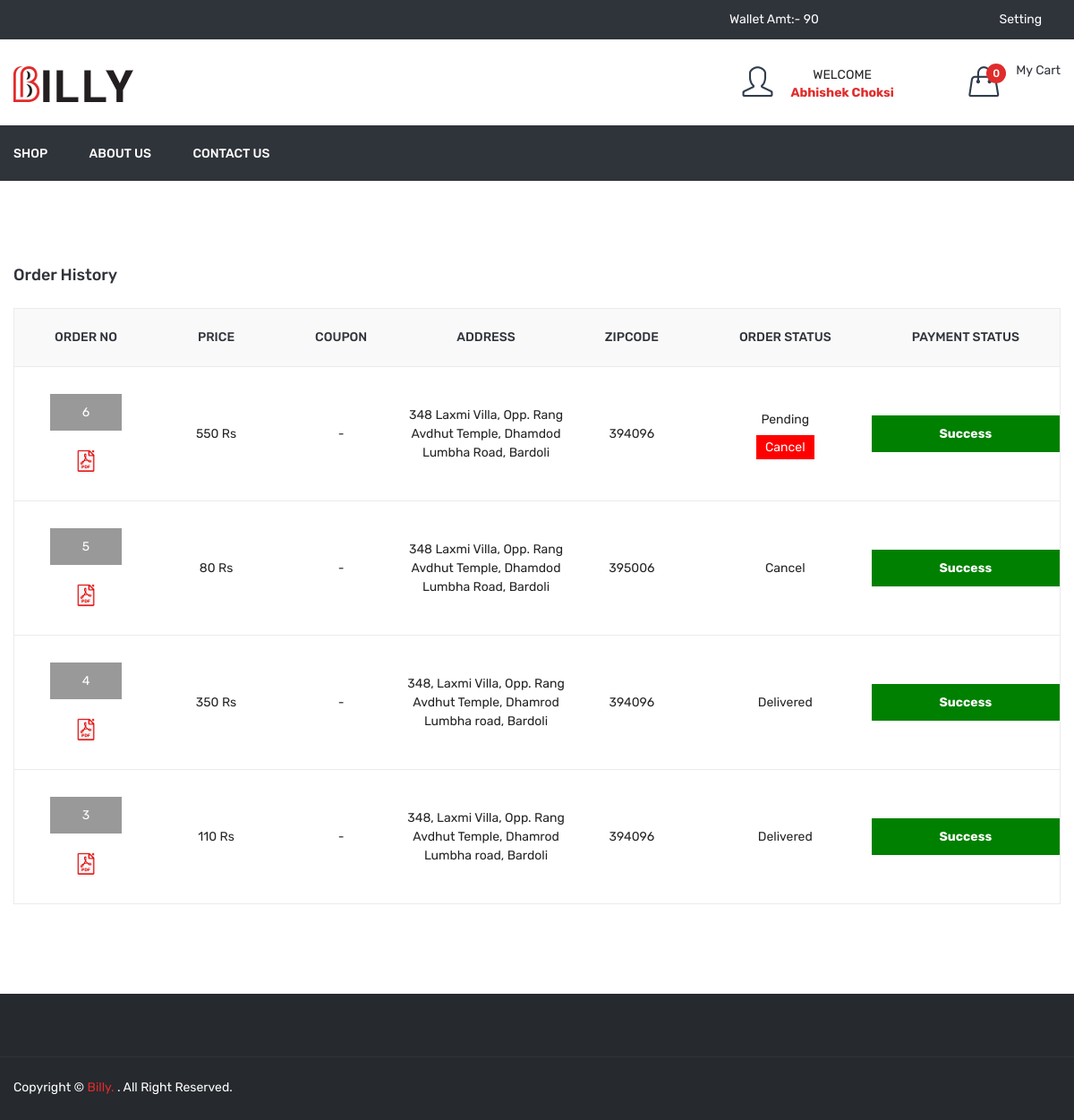
Page /order_history.php (signed in) on the earlier database version.
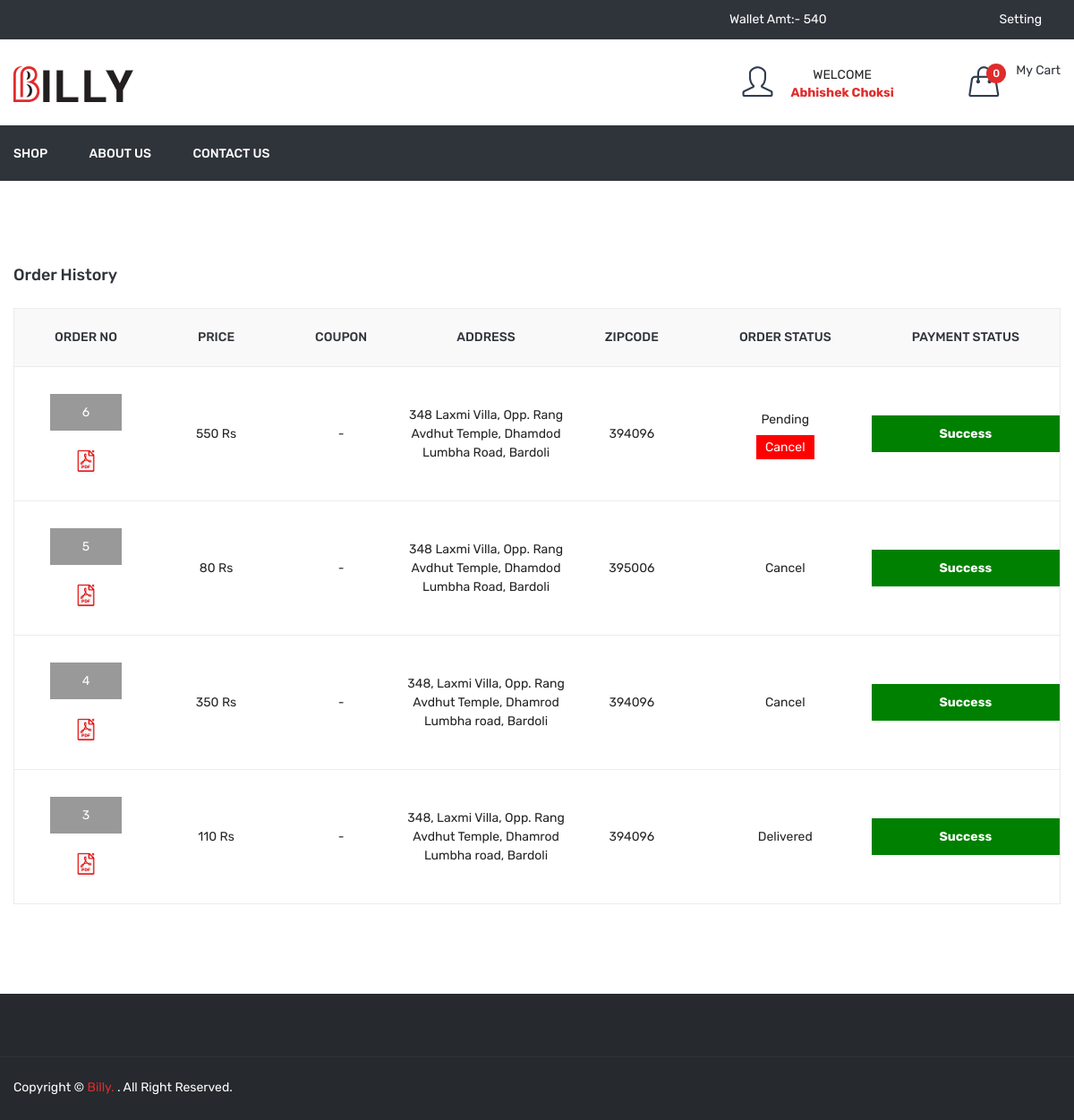
Same page on the later database version.
### tables this page shows
CREATE TABLE IF NOT EXISTS `order_master` (
  `id` int NOT NULL AUTO_INCREMENT,
  `user_id` int NOT NULL,
  `name` varchar(50) NOT NULL,
  `email` varchar(50) NOT NULL,
  `mobile` varchar(50) NOT NULL,
  `address` text NOT NULL,
  `total_price` float NOT NULL,
  `final_price` float NOT NULL,
  `coupon_code` varchar(20) NOT NULL,
  `zipcode` int NOT NULL,
  `delivery_boy_id` int NOT NULL,
  `payment_status` varchar(20) NOT NULL,
  `payment_type` varchar(10) NOT NULL,
  `payment_id` varchar(100) NOT NULL,
  `order_status` int NOT NULL,
  `cancel_by` enum('user','admin') NOT NULL,
  `cancel_at` datetime NOT NULL,
  `added_on` datetime NOT NULL,
  `delivered_on` datetime NOT NULL,
  `refund_status` int NOT NULL,
  PRIMARY KEY (`id`)
);

CREATE TABLE IF NOT EXISTS `order_status` (
  `id` int NOT NULL AUTO_INCREMENT,
  `order_status` varchar(50) NOT NULL,
  PRIMARY KEY (`id`)
);

### function.inc.php (called while the page is built, shortened)
<?php
function getWalletAmt($uid)
{
  global $con;
  $sql = "select * from wallet where user_id='$uid'";
  $res = mysqli_query($con, $sql);
  $in = 0;
  $out = 0;
  while ($row = mysqli_fetch_assoc($res)) {
    if ($row['type'] == 'in') {
      $in = $in + $row['amt'];
    }
    if ($row['type'] == 'out') {
      $out = $out + $row['amt'];
    }
  }
  return $in - $out;
}
?>

### order_history.php (the view, shortened to what the changed rows need)
<?php
include("header.php");
$uid = $_SESSION['FOOD_USER_ID'];
$sql = "select order_master.*,order_status.order_status as order_status_str from order_master,order_status where order_master.order_status=order_status.id and order_master.user_id='$uid' order by order_master.id desc";
$res = mysqli_query($con, $sql);
?>
<div class="cart-main-area pt-95 pb-100">
	<div class="container">
		<div class="row">
			<div class="col-lg-12 col-md-12 col-sm-12 col-12">
				<form method="post">
					<div class="table-content table-responsive">
						<table>
							<thead>
								<tr>
									<th>Order No</th>
									<th>Price</th>
									<th>Coupon</th>
									<th>Address</th>
									<th>Zipcode</th>
									<th>Order Status</th>
									<th>Payment Status</th>
								</tr>
							</thead>
							<tbody>
								<?php if (mysqli_num_rows($res) > 0) {
									while ($row = mysqli_fetch_assoc($res)) {
								?>
										<tr>
											<td>
												<div class="div_order_id">
													<a href="<?php echo FRONT_SITE_PATH ?>order_detail.php?id=<?php echo $row['id'] ?>"><?php echo $row['id'] ?></a>
												</div><br />
												<a href="<?php echo FRONT_SITE_PATH ?>download_invoice?id=<?php echo $row['id'] ?>"><img src='<?php echo FRONT_SITE_PATH ?>assets/img/icon-img/pdf.png' width="20px" title="Download Invoice" /></a>
											</td style="font-size:14px;">
											<td><?php echo $row['total_price'] ?> Rs
											</td>
											<td><?php
												if ($row['coupon_code'] != '') {
												?>
													Coupon Code:- <?php echo $row['coupon_code'] ?><br />
													Final Price:- <?php echo $row['final_price'] ?> Rs
												<?php } else {
													echo "-";
												} ?>
											</td>
											<td><?php echo $row['address'] ?></td>
											<td><?php echo $row['zipcode'] ?></td>
											<td>
												<?php
												echo $row['order_status_str'];
												?>
											</td>
											<td>
												<div class="payment_status payment_status_<?php echo $row['payment_status'] ?>"><?php echo ucfirst($row['payment_status']) ?></div>
											</td>
										</tr>
								<?php }
								} else {
									redirect('shop');
								} ?>
							</tbody>
						</table>
					</div>
				</form>
			</div>
		</div>
	</div>
</div>
<?php
include("footer.php");
?>

### header.php (shortened to what the changed rows need)
<?php
include('database.inc.php');
include('function.inc.php');
$getWalletAmt=0;
if(isset($_SESSION['FOOD_USER_ID'])){
	$getWalletAmt=getWalletAmt($_SESSION['FOOD_USER_ID']);
}
?>
<!doctype html>
<html class="no-js" lang="zxx">
<head>
    <link rel="stylesheet" href="<?php echo FRONT_SITE_PATH ?>assets/css/bootstrap.min.css">
    <link rel="stylesheet" href="<?php echo FRONT_SITE_PATH ?>assets/css/animate.css">
    <link rel="stylesheet" href="<?php echo FRONT_SITE_PATH ?>assets/css/owl.carousel.min.css">
    <link rel="stylesheet" href="<?php echo FRONT_SITE_PATH ?>assets/css/slick.css">
    <link rel="stylesheet" href="<?php echo FRONT_SITE_PATH ?>assets/css/chosen.min.css">
    <link rel="stylesheet" href="<?php echo FRONT_SITE_PATH ?>assets/css/ionicons.min.css">
    <link rel="stylesheet" href="<?php echo FRONT_SITE_PATH ?>assets/css/font-awesome.min.css">
    <link rel="stylesheet" href="<?php echo FRONT_SITE_PATH ?>assets/css/simple-line-icons.css">
    <link rel="stylesheet" href="<?php echo FRONT_SITE_PATH ?>assets/css/jquery-ui.css">
    <link rel="stylesheet" href="<?php echo FRONT_SITE_PATH ?>assets/css/meanmenu.min.css">
    <link rel="stylesheet" href="<?php echo FRONT_SITE_PATH ?>assets/css/style.css">
    <link rel="stylesheet" href="<?php echo FRONT_SITE_PATH ?>assets/css/responsive.css">
</head>
<body>
    <header class="header-area">
        <div class="header-top black-bg">
            <div class="container">
                <div class="row">
                    <div class="col-lg-2 col-md-4 col-12 col-sm-4">
							<?php
								if(isset($_SESSION['FOOD_USER_NAME'])){
								?>
							<div id="wallet_top_box">
								<a href="<?php echo FRONT_SITE_PATH?>wallet" style="color:#fff;">
									Wallet Amt:- <?php echo $getWalletAmt?>
								</a>
							</div>
								<?php  } ?>
						</div>
                </div>
            </div>
        </div>
    </header>

Differences in the rows shown:
changed order_master id 4: order_status.order_status "Delivered" → "Cancel"
Other differences:
$getWalletAmt: "90" → "540"
